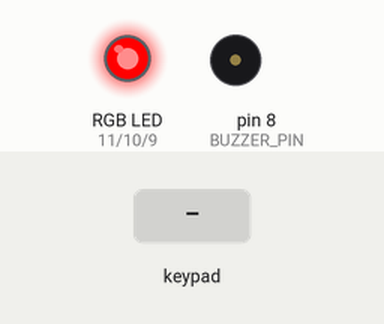
Recording of a sketch running on a simulated Arduino Uno, built with avr-gcc and run on an emulated ATmega328P. On the bench: an RGB LED mixed from three pins (HIGH = lit), buzzer (waves = sounding). Dashed ring = blinking. The test bench sets the inputs (shaded band). What the sketch prints to the serial monitor is not drawn.

Above: at 1.2 s.
1.3 s: key '*' pressed
At 2.2 s:
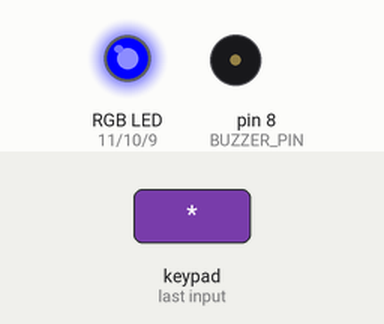
3.1 s: keypad keys 0 0 0 0 pressed 0.4 s apart
At 5.4 s:
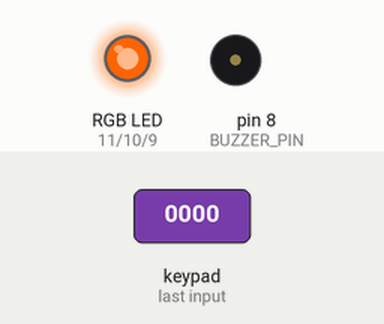
6.5 s: keypad keys 0 0 0 0 # pressed 0.4 s apart
At 6.75 s:
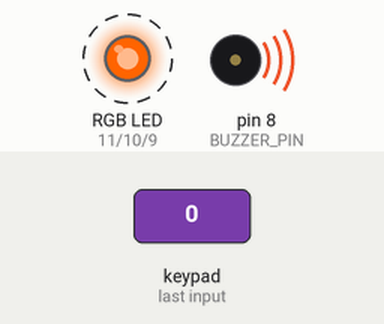
10.0 s: key '1' pressed
At 10.38 s:
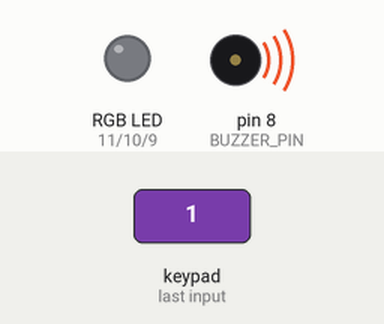
12.2 s: key '#' pressed
At 12.45 s:
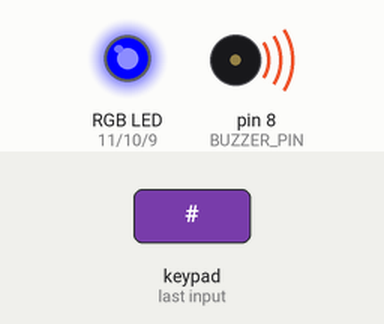
14.0 s: key '2' pressed
At 14.63 s:
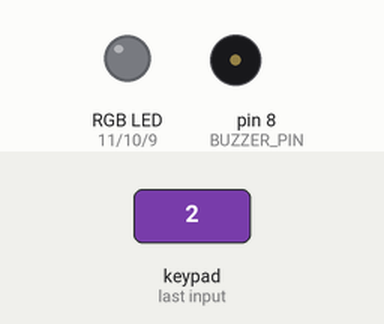
Timing chart, 0 to 17.0 s (numbered marks = the images above; inputs shaded):
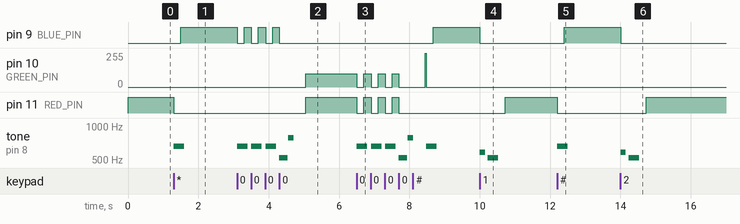

Measured:
- after the input at 1.3 s, pin 9 (BLUE_PIN): LOW → HIGH after 0.20 s; pin 11 (RED_PIN): HIGH → LOW at once; tone on pin 8 (BUZZER_PIN): silent → 659 Hz at once, → silent 0.30 s later
- after the input at 3.1 s, pin 9 (BLUE_PIN): alternates HIGH for 0.20 s and LOW for 0.20 s, 7 changes in all, then stays LOW, starting at once; pin 10 (GREEN_PIN): 0/255 → 100/255 after 2.0 s
- after the input at 6.5 s, pin 9 (BLUE_PIN): LOW → HIGH after 2.2 s; pin 10 (GREEN_PIN): 100/255 → 0/255 at once, → 100/255 0.20 s later, → 0/255 0.21 s later, → 100/255 0.20 s later, … (9 changes in this stretch)
- after the input at 10.0 s, pin 9 (BLUE_PIN): HIGH → LOW at once; pin 11 (RED_PIN): LOW → HIGH after 0.73 s; tone on pin 8 (BUZZER_PIN): silent → 587 Hz at once, → silent 0.15 s later, → 523 Hz 0.08 s later, → silent 0.30 s later
- after the input at 12.2 s, pin 9 (BLUE_PIN): LOW → HIGH after 0.20 s; pin 11 (RED_PIN): HIGH → LOW at once; tone on pin 8 (BUZZER_PIN): silent → 659 Hz at once, → silent 0.30 s later
- after the input at 14.0 s, pin 9 (BLUE_PIN): HIGH → LOW at once; pin 11 (RED_PIN): LOW → HIGH after 0.73 s; tone on pin 8 (BUZZER_PIN): silent → 587 Hz at once, → silent 0.15 s later, → 523 Hz 0.08 s later, → silent 0.30 s later

The sketch:

Security-Advanced.ino
```cpp
/*
 * 30 Days - Lost in Space
 * Day 14 - Advanced Security Panel
 *
 * Learn more at https://learn.inventr.io/adventure
 *
 * Time to enhance our security system, taking it from functional to fabulous.  We'll
 * add in our RGB LED to give us visual feedback and also expand the tones that play
 * to give us audible feedback as you enter your PIN.
 *
 * IMPORTANT NOTE: The wiring for this sketch builds on the Day 13 wiring. But the
 *                 addition of the RGB LED requires us to MOVE some of the Day 13
 *                 wires.  This is because the RGB LED only works when connected to
 *                 pins that support Pulse Width Modulation (PWM).  HERO pins that
 *                 support PWM have a tilde ('~') preceeding their pin numbers.
 *
 *                 If you look at the Day 13 diagrams you see that we used PWM pins
 *                 for the keypad and buzzer, leaving only one available.  Pins 12
 *                 and 13 are still available so we'll move the wires on pins 9 and 10
 *                 (PWM pins) to 12 and 13.
 *
 *                 Pin 13 is also used while the Arduino IDE is uploading sketches, and
 *                 if you connect the buzzer to THAT pin you get noise every time you
 *                 upload a new sketch (try it!).  So the buzzer will now be on pin 12
 *                 and the keypad wire on pin 9 will move to pin 13.
 *
 *                 Because we used constants, we only need to make two small changes
 *                 from the Day 13 sketch instead of hunting down and changing each use.
 *
 * Alex Eschenauer
 * David Schmidt
 * Greg Lyzenga
 */

/*
 * Arduino concepts introduced/documented in this lesson.
 * - complex logic with multiple devices
 *
 * Parts and electronics concepts introduced in this lesson.
 * - Changing wiring when particular pins (PWM) are required for added components.
 * - Tone() and PWM analogWrite() cannot both operate at the same time.
 */

// Explicitly include Arduino.h
#include "Arduino.h"

// Include Keypad library
#include <Keypad.h>

// Our HERO keypad has 4 rows, each with 4 columns.
const byte ROWS = 4;
const byte COLS = 4;

const byte PIN_LENGTH = 4;                           // PIN code is 4 button presses
char password[PIN_LENGTH] = { '0', '0', '0', '0' };  // Initial password is four zeros.

// Define what characters will be returned by each button
const char BUTTONS[ROWS][COLS] = {
  { '1', '2', '3', 'A' },
  { '4', '5', '6', 'B' },
  { '7', '8', '9', 'C' },
  { '*', '0', '#', 'D' }
};

// Define row and column pins connected to the keypad
const byte ROW_PINS[ROWS] = { 5, 4, 3, 2 };
const byte COL_PINS[COLS] = { 6, 7, 12, 13 };  // NOTE wire moved from Day 13's sketch to pin 13

// Create our keypad object from the keypad configuration above
Keypad heroKeypad = Keypad(makeKeymap(BUTTONS), ROW_PINS, COL_PINS, ROWS, COLS);

const byte BUZZER_PIN = 8;  // NOTE that pin 12 drives the buzzer now

const byte RED_PIN = 11;    // PWM pin controlling the red leg of our RGB LED
const byte GREEN_PIN = 10;  // PWM pin ccontrolling the green leg of our RGB LED
const byte BLUE_PIN = 9;    // PWM pin ccontrolling the blue leg of our RGB LED

// unpacked -> Packed colors
unsigned long makeColor(
  byte red,    // red LED intensity (0-255)
  byte green,  // green LED intensity (0-255)
  byte blue    // blue LED intensity (0-255)
) {
  unsigned long ured = (unsigned long)((unsigned long)red << 16);
  unsigned long ugreen = (unsigned long)((unsigned long)green << 8);
  unsigned long ublue = (unsigned long)blue;

  unsigned long packedColor = ublue | ugreen | ured;
  return packedColor;
}

// Colors
unsigned long NONE = makeColor( 0, 0, 0 );
unsigned long RED = makeColor( 255, 0, 0 );
unsigned long ORANGE = makeColor( 255, 20, 0 );
unsigned long YELLOW = makeColor( 255, 100, 0 );
unsigned long GREEN = makeColor( 0, 255, 0 );
unsigned long BLUE = makeColor( 0, 0, 255 );
unsigned long PURPLE = makeColor( 255, 0, 255 );

void setup() {
  pinMode(RED_PIN, OUTPUT);
  pinMode(GREEN_PIN, OUTPUT);
  pinMode(BLUE_PIN, OUTPUT);

  // Since we start out "locked", we initially display a red color.
  showColor(RED);

  Serial.begin(9600);  // Begin monitoring via the serial monitor
  Serial.println("Press * to set new password or # to access the system.");
}

void loop() {
  char button_character = heroKeypad.getKey();  // Wait for a button press and save character

  // The '#' button unlocks our console
  if (button_character == '#') {          // Button to access system
    giveInputFeedback();                  // Short beep with blue light
    bool access_allowed = validatePIN();  // Have user enter PIN to allow access

    if (access_allowed) {
      Serial.println("Welcome, authorized user. You may now begin using the system.");
    } else {
      Serial.println("Access Denied.");
      Serial.println("\nPress * to enter new PIN or # to access the system.");
    }
  }

  // The '*' allows the user to enter a new PIN after entering current PIN for security
  if (button_character == '*') {          // Button to change password
    giveInputFeedback();                  // Short beep with blue light
    bool access_allowed = validatePIN();  // Have user enter PIN to allow access

    if (access_allowed) {
      showColor(YELLOW);  // Display yellow LED while entering a NEW PIN
      Serial.println("Welcome, authorized user. Please Enter a new password: ");

      // Use a for() loop that runs once for each PIN character.  Each character read
      // replaces a character in our original PIN.
      for (int i = 0; i < PIN_LENGTH; i++) {
        password[i] = heroKeypad.waitForKey();  // replace PIN character with new character
        // NOTE: After the LAST button press we will give Success feedback, but up to the
        //       last character we simply give input feedback.  Since Array indices start
        //       at 0, this if() statement will be true for all but the LAST character of
        //       the new PIN.
        if (i < (PIN_LENGTH - 1)) {
          giveInputFeedback();
          showColor(YELLOW);  // override color
        }

        Serial.print("*");
      }

      Serial.println();  // add new line after last asterisk so next message is on next line
      Serial.println("PIN Successfully Changed!");
      giveSuccessFeedback();  // TADA sound and green light for successful PIN change
    } else {
      Serial.println("Access Denied. Cannot change PIN without entering current PIN first.");
      Serial.println("\nPress * to enter new PIN or # to access the system.");
    }
  }
}

// Enter PIN and return false for bad PIN or true for good PIN
bool validatePIN() {
  Serial.println("Enter PIN to continue.");

  for (int i = 0; i < PIN_LENGTH; i++) {
    char button_character = heroKeypad.waitForKey();

    if (password[i] != button_character) {
      giveErrorFeedback();  // Error sound and red light
      Serial.println();     // start next message on new line
      Serial.print("WRONG PIN DIGIT: ");
      Serial.println(button_character);
      return false;  // return false and exit function
    }
    // Give normal input feedback for all but the LAST character
    if (i < (PIN_LENGTH - 1)) {
      giveInputFeedback();  // Short beep and blue LED
    }
    Serial.print("*");
  }

  giveSuccessFeedback();  // PIN matched - TADA! sound with green LED
  Serial.println();       // add new line after last asterisk so next message is on next line
  Serial.println("Device Successfully Unlocked!");
  return true;
}

/*
 * NOTE:
 * Both the PWM functions and tone() functions use some of the same HERO hardware
 * for their functions.  If the RGB LED is on while a tone is played it will flicker
 * or diplay other colors.  Because of this, we turn off the LED while a tone is
 * being played and restore it immediately afterwards.
 */

// A recognized button was pressed.  Give short beep and blue LED
void giveInputFeedback() {
  showColor(NONE);  // Turn off LED while playing tone
  tone(BUZZER_PIN, 659, 300);
  delay(200);               // Delay while tone is playing because tone() returns immediately
  showColor(BLUE);
}

// A matching PIN has been entered or a new PIN has been accepted.
// Play TADA! sound and display green LED
void giveSuccessFeedback() {
  showColor(NONE);  // Turn off LED while playing tone
  tone(BUZZER_PIN, 523, 240);
  delay(250);
  tone(BUZZER_PIN, 783, 150);
  delay(500);  // Delay while tone is playing because tone() returns immediately
  showColor(GREEN);
}

// Bad PIN entered.  Play descending tone and display red LED
void giveErrorFeedback() {
  showColor(NONE);
  tone(BUZZER_PIN, 587, 150);
  delay(225);
  tone(BUZZER_PIN, 523, 300);
  delay(500);  // Delay while tone is playing because tone() returns immediately
  showColor(RED);
}

// Color display
void displayColorXX(
  unsigned long color
) {
  byte red = (byte)((color & 0xFF0000) >> 16);
  byte green = (byte)((color & 0xFF00) >> 8);
  byte blue = (byte)(color & 0xFF);

  displayColor(red, green, blue);
}

void displayColor(
  byte red_intensity,    // red LED intensity (0-255)
  byte green_intensity,  // green LED intensity (0-255)
  byte blue_intensity    // blue LED intensity (0-255)
) {
  analogWrite(RED_PIN, red_intensity);      // write red LED intensity using PWM
  analogWrite(GREEN_PIN, green_intensity);  // write green LED intensity using PWM
  analogWrite(BLUE_PIN, blue_intensity);    // write blue LED intensity using PWM
}

void showColor(
  unsigned long color
) {
  displayColorXX(color);
}
 
```
